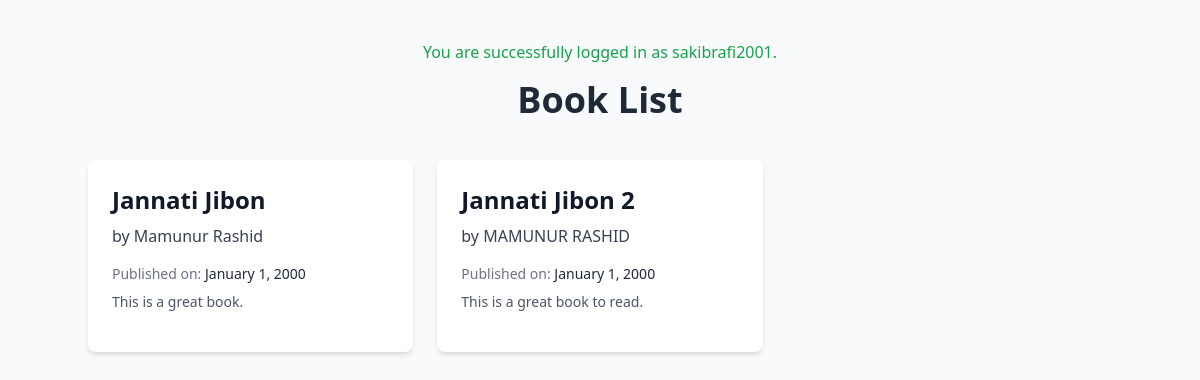
Page /books/list/ (signed in) on the committed database.
### books/models.py (models this page shows, shortened)
class Book(models.Model):
    title = models.CharField(max_length=200)
    publication_date = models.DateField(default="2000-01-01")
    description = models.TextField(null=True, blank=True)
    price = models.FloatField(default= 0.00)
    author = models.ForeignKey(Author, on_delete=models.CASCADE)
    publisher = models.ForeignKey(Publisher, on_delete=models.CASCADE)
    created_at = models.DateTimeField(default=timezone.now)
    updated_at = models.DateTimeField(null=True, blank=True)

class Author(models.Model):
    name = models.CharField(max_length=200)
    birth_date = models.DateField(default="2000-01-01")

### books/views.py (the view)
# urls.py: path("list/", BookListView.as_view(), name='book_list'),
class BookListView(ListView):
    model = Book
    template_name = "book_list.html"
    context_object_name = "books"
    def dispatch(self, request, *args, **kwargs):
        if not request.user.is_authenticated:
            context = {'x':1}
            return render(request,'login.html',context)  # Redirect to login if not authenticated
        return super().dispatch(request, *args, **kwargs)

### books/templates/book_list.html (shortened to what this page needs)
<!DOCTYPE html>
<html lang="en">
<head>
    <script src="https://cdn.tailwindcss.com"></script>
</head>
<body class="bg-gray-50 min-h-screen">
    <div class="container mx-auto py-10">
        {% if request.user.is_authenticated %}
        <div class="text-center mb-4">
            <p class="text-green-600">You are successfully logged in as {{ user.username }}.</p>
        </div>
        {% endif %}
        <h1 class="text-4xl font-bold text-center text-gray-800 mb-10">Book List</h1>
        <div class="max-w-5xl mx-auto">
            {% if books %}
            <ul class="grid grid-cols-1 md:grid-cols-2 lg:grid-cols-3 gap-6">
                {% for book in books %}
                <li class="bg-white shadow-md rounded-lg p-6 transition transform hover:shadow-lg hover:-translate-y-1">
                    <h2 class="text-2xl font-semibold text-gray-900 mb-2">{{ book.title }}</h2>
                    <p class="text-gray-700 mb-4">by <span class="font-medium">{{ book.author.name }}</span></p>
                    <p class="text-sm text-gray-500 mb-2">
                        Published on: <span class="text-gray-800">{{ book.publication_date | date:'F j, Y' }}</span>
                    </p>
                    <p class="text-gray-600 text-sm mb-4">
                        {{ book.description | truncatewords:20 }}
                    </p>
                </li>
                {% endfor %}
            </ul>
            {% else %}
            <p class="text-center text-gray-700 mt-20 text-lg">No Books Available at this moment.</p>
            {% endif %}
        </div>
    </div>
</body>
</html>

### rows in the picture
Book: title "Jannati Jibon", author.name "Mamunur Rashid", publication_date "January 1, 2000", description "This is a great book."
Book: title "Jannati Jibon 2", author.name "MAMUNUR RASHID", publication_date "January 1, 2000", description "This is a great book to read."

### other values in the picture
{{ user.username }} "sakibrafi2001"
